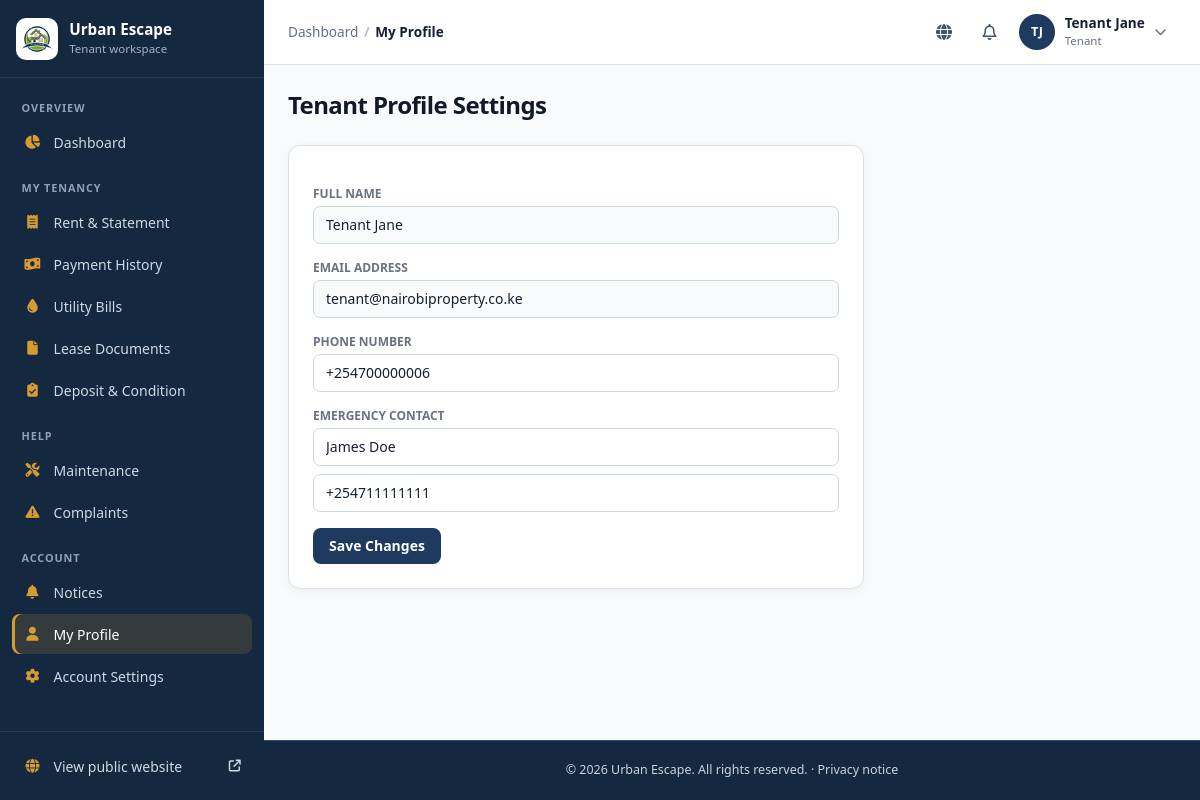
Page /tenant/profile.php (signed in) on the committed database.
### tables this page shows
CREATE TABLE IF NOT EXISTS tenants (
    id INT AUTO_INCREMENT PRIMARY KEY,
    user_id INT NULL,
    landlord_id INT NULL,  
    full_name VARCHAR(100) NOT NULL,
    phone VARCHAR(20) NOT NULL,
    email VARCHAR(150) NOT NULL,
    national_id VARCHAR(50) NOT NULL UNIQUE,
    gender ENUM('Male', 'Female', 'Other') NOT NULL,
    date_of_birth DATE NULL,
    emergency_contact_name VARCHAR(100),
    emergency_contact_phone VARCHAR(20),
    occupation VARCHAR(100),
    employer VARCHAR(100),
    current_address TEXT,
    profile_photo VARCHAR(255),
    status ENUM('Active', 'Inactive', 'Evicted', 'Blacklisted') DEFAULT 'Active',
    created_at TIMESTAMP DEFAULT CURRENT_TIMESTAMP,
    FOREIGN KEY (user_id) REFERENCES users(id) ON DELETE SET NULL,
    CONSTRAINT fk_tenants_landlord FOREIGN KEY (landlord_id) REFERENCES landlords(id) ON DELETE SET NULL
);

### config/auth.php (called while the page is built, shortened)
<?php
function isLoggedIn() {
    return isset($_SESSION['user_id']) && !empty($_SESSION['user_id']);
}
function getCurrentUser() {
    return [
        'id' => $_SESSION['user_id'] ?? null,
        'role_id' => $_SESSION['role_id'] ?? null,
        'role_name' => $_SESSION['role_name'] ?? null,
        'full_name' => $_SESSION['full_name'] ?? '',
        'email' => $_SESSION['email'] ?? ''
    ];
}
function dashboardPathForRole($role_name) {
    if ($role_name === 'Tenant') return 'tenant/dashboard.php';
    return 'public/index.php?error=role_portal_unavailable';
}

### includes/shell.php (called while the page is built, shortened)
<?php
require_once __DIR__ . '/../config/modules.php';
require_once __DIR__ . '/functions.php';
function shell_notifications(int $userId): array {
    static $cache = [];
    if (!isset($cache[$userId])) {
        $db = db();
        $count = $db->prepare('SELECT COUNT(*) FROM notifications WHERE user_id = ? AND is_read = 0');
        $count->execute([$userId]);
        $latest = $db->prepare('SELECT id, title, message, is_read, created_at FROM notifications WHERE user_id = ? ORDER BY created_at DESC, id DESC LIMIT 6');
        $latest->execute([$userId]);
        $cache[$userId] = ['unread' => (int)$count->fetchColumn(), 'latest' => $latest->fetchAll()];
    }
    return $cache[$userId];
}
function current_module_key(): ?string {
    $script = str_replace('\\', '/', $_SERVER['SCRIPT_NAME'] ?? '');
    return null;
}
function shell_breadcrumbs(string $dashboardUrl, ?string $pageTitle): array {
    $script = str_replace('\\', '/', $_SERVER['SCRIPT_NAME'] ?? '');
    $crumbs = [['Dashboard', $dashboardUrl]];
    $key = current_module_key();
    $crumbs[] = [$pageTitle ?? 'Page', null];
    return $crumbs;
}
function user_initials(string $name): string {
    $words = preg_split('/\s+/', trim($name)) ?: [];
    $initials = '';
    foreach (array_slice($words, 0, 2) as $word) $initials .= mb_strtoupper(mb_substr($word, 0, 1));
    return $initials !== '' ? $initials : '?';
}

### config/modules.php (called while the page is built, shortened)
<?php
require_once __DIR__ . '/auth.php';
function app_modules(): array {
    $managers = ['Super Admin', 'Property Manager'];
    $finance = ['Super Admin', 'Property Manager', 'Accountant'];
    $landlord = ['Landlord'];
    $caretaker = ['Caretaker'];
}

### includes/functions.php (called while the page is built, shortened)
<?php
function e($string) {
    return htmlspecialchars($string ?? '', ENT_QUOTES, 'UTF-8');
}

### tenant/profile.php (the view, shortened to what this page needs)
<?php
require_once __DIR__ . '/../config/auth.php';
require_once __DIR__ . '/../includes/functions.php';
$db = db();
$user = getCurrentUser();
$tenant_stmt = $db->prepare("SELECT * FROM tenants WHERE user_id = ?");
$tenant_stmt->execute([$user['id']]);
$tenant = $tenant_stmt->fetch();
$page_title = 'My Profile';
include __DIR__ . '/../includes/layout_top.php';
?>
            <h1 class="text-2xl font-bold text-gray-900">Tenant Profile Settings</h1>
            <div class="bg-white p-6 rounded-xl border border-gray-100 shadow-sm max-w-xl">
                <form method="POST" class="space-y-4">
                    <div>
                        <label class="block text-xs font-semibold text-gray-500 uppercase mb-1">Full Name</label>
                        <input type="text" disabled value="<?php echo e($tenant['full_name']); ?>" class="w-full px-3 py-2 border border-gray-200 rounded-lg text-sm bg-gray-50 text-gray-500">
                    </div>
                    <div>
                        <label class="block text-xs font-semibold text-gray-500 uppercase mb-1">Email Address</label>
                        <input type="email" disabled value="<?php echo e($tenant['email']); ?>" class="w-full px-3 py-2 border border-gray-200 rounded-lg text-sm bg-gray-50 text-gray-500">
                    </div>
                    <div>
                        <label class="block text-xs font-semibold text-gray-500 uppercase mb-1">Phone Number</label>
                    <input type="text" name="phone_number" value="<?php echo e($tenant['phone']); ?>" class="w-full px-3 py-2 border border-gray-300 rounded-lg text-sm outline-none">
                    </div>
                    <div>
                        <label class="block text-xs font-semibold text-gray-500 uppercase mb-1">Emergency Contact</label>
                        <input type="text" name="emergency_contact_name" value="<?php echo e($tenant['emergency_contact_name'] ?? ''); ?>" placeholder="Contact name" class="w-full px-3 py-2 border border-gray-300 rounded-lg text-sm outline-none">
                        <input type="tel" name="emergency_contact_phone" value="<?php echo e($tenant['emergency_contact_phone'] ?? ''); ?>" placeholder="Contact phone" class="w-full mt-2 px-3 py-2 border border-gray-300 rounded-lg text-sm outline-none">
                    </div>
                    <button type="submit" class="bg-primary text-white font-semibold px-4 py-2 rounded-lg text-sm">Save Changes</button>
                </form>
            </div>
<?php include __DIR__ . '/../includes/layout_bottom.php'; ?>

### includes/navbar.php (shortened to what this page needs)
<?php
require_once __DIR__ . '/../config/auth.php';
require_once __DIR__ . '/functions.php';
$currentUser = getCurrentUser();
$isPublicPage = strpos($_SERVER['SCRIPT_NAME'] ?? '', '/public/') !== false || basename($_SERVER['SCRIPT_NAME'] ?? '') === 'index.php';
$role = $currentUser['role_name'] ?? '';
$dashboardUrl = $currentUser ? BASE_URL . '/' . dashboardPathForRole($role) : '';
?>
<?php if ($isPublicPage): ?>
<header class="public-header">
  <div class="site-container public-header-inner">
    <a class="brand" href="<?php echo BASE_URL; ?>/" aria-label="<?php echo e(APP_NAME); ?> home"><img class="brand-logo" src="<?php echo BASE_URL; ?>/assets/houselogo.avif" alt=""><span><?php echo e(APP_NAME); ?></span></a>
    <button type="button" class="mobile-menu-toggle" aria-controls="public-navigation" aria-expanded="false" aria-label="Open navigation"><span></span><span></span><span></span></button>
    <nav id="public-navigation" class="public-navigation" aria-label="Main navigation">
      <a href="<?php echo BASE_URL; ?>/" <?php echo basename($_SERVER['SCRIPT_NAME'] ?? '') === 'index.php' ? 'aria-current="page"' : ''; ?>>Home</a>
      <a href="<?php echo BASE_URL; ?>/public/properties.php">Properties</a>
      <a href="<?php echo BASE_URL; ?>/#services">Services</a>
      <a href="<?php echo BASE_URL; ?>/#about">About</a>
      <a href="<?php echo BASE_URL; ?>/public/contact.php">Contact</a>
      <span class="public-nav-actions">
        <?php if ($currentUser): ?>
          <?php if ($dashboardUrl !== ''): ?><a class="nav-login" href="<?php echo $dashboardUrl; ?>">My dashboard</a><?php endif; ?>
          <form method="post" action="<?php echo BASE_URL; ?>/api/logout.php"><?php echo csrf_field(); ?><button class="nav-cta" type="submit">Log out</button></form>
        <?php else: ?>
           <a class="nav-login" href="<?php echo BASE_URL; ?>/public/register.php">Register</a>
          <a class="nav-login" href="<?php echo BASE_URL; ?>/public/login.php">Log in</a>
          <a class="nav-cta" href="<?php echo BASE_URL; ?>/public/properties.php">Find a home</a>
        <?php endif; ?>
      </span>
    </nav>
  </div>
</header>
<?php else:
    require_once __DIR__ . '/shell.php';
    $crumbs = shell_breadcrumbs($dashboardUrl, $page_title ?? null);
    $bell = $currentUser ? shell_notifications((int)$currentUser['id']) : ['unread' => 0, 'latest' => []];
?>
<header class="app-topbar">
  <div class="app-topbar-inner">
    <nav class="topbar-breadcrumb hidden sm:block" aria-label="Breadcrumb"><ol>
      <?php foreach ($crumbs as $index => [$label, $url]): $isLast = $index === count($crumbs) - 1; ?>
        <li<?php echo $isLast ? ' aria-current="page"' : ''; ?>><?php if ($url && !$isLast): ?><a href="<?php echo e($url); ?>"><?php echo e($label); ?></a><?php else: ?><?php echo e($label); ?><?php endif; ?></li>
      <?php endforeach; ?>
    </ol></nav>
    <div class="topbar-actions">
      <a class="topbar-icon hidden sm:inline-flex" href="<?php echo BASE_URL; ?>/" target="_blank" rel="noopener" title="View public website" aria-label="View public website (opens in a new tab)"><i class="fa-solid fa-globe" aria-hidden="true"></i></a>
      <details class="topbar-menu">
        <summary class="topbar-icon" aria-label="Notifications<?php echo $bell['unread'] ? ', ' . $bell['unread'] . ' unread' : ''; ?>">
          <i class="fa-regular fa-bell" aria-hidden="true"></i>
        </summary>
      </details>
      <details class="topbar-menu">
        <summary class="topbar-user" aria-label="Account menu for <?php echo e($currentUser['full_name'] ?? ''); ?>">
          <span class="avatar" aria-hidden="true"><?php echo e(user_initials($currentUser['full_name'] ?? '')); ?></span>
          <span class="topbar-user-text hidden md:block"><strong><?php echo e($currentUser['full_name'] ?? ''); ?></strong><small><?php echo e($role); ?></small></span>
          <i class="fa-solid fa-chevron-down text-xs text-gray-500 hidden md:inline" aria-hidden="true"></i>
        </summary>
      </details>
    </div>
  </div>
</header>
<?php endif; ?>

### assets/app.css (style rules this page uses)
:root { --color-primary: #1e3a5f; --color-secondary: #14283f; --color-accent: #d89b32; --color-success: #198754; --color-danger: #dc3545; }
body { font-family: 'Inter', system-ui, -apple-system, BlinkMacSystemFont, "Segoe UI", Roboto, "Helvetica Neue", Arial, sans-serif; background-color: #f8fafc; color: #1e293b; margin: 0; padding: 0; -webkit-font-smoothing: antialiased; }
:root { --site-ink:#172033; --site-muted:#566175; --site-navy:#1e3a5f; --site-blue:#345c82; --site-pale:#eaf2f8; --site-line:#d9e1ea; --site-accent:#d89b32; --site-link:#22566e; }
html { scroll-behavior:smooth; }
:root { --primary: #1e3a5f; --primary-dark: #14283f; --primary-light: #eaf2f8; --secondary: #14283f; --accent: #d89b32; --background: #f4f7fb; --surface-soft: #eef3f8; --surface: #ffffff; --text: #172033; --text-muted: #667085; --border: #d9e1ea; --success: #198754; --warning: #d99a00; --danger: #dc3545; --shadow-sm: 0 2px 8px rgba(15, 23, 42, .06); --shadow-md: 0 8px 25px rgba(15, 23, 42, .08); --radius-sm: 7px; --radius-md: 12px; --radius-lg: 16px; }
html { color-scheme: light; }
body { color:var(--text); background:var(--background); font-family:Inter,system-ui,-apple-system,"Segoe UI",sans-serif; }
body.bg-gray-50,.bg-gray-50 { background-color:var(--background); }
.text-gray-800 { color:var(--text); }
h1,h2,h3,h4 { color:#1c3542; letter-spacing:-.025em; }
a,button,input,select,textarea { -webkit-tap-highlight-color:transparent; }
button { cursor:pointer; transition:background-color .16s ease,color .16s ease,border-color .16s ease,box-shadow .16s ease,transform .16s ease; }
input:not([type="checkbox"]):not([type="radio"]),select,textarea { max-width:100%; border-color:#cbd8dc; border-radius:var(--radius-sm); color:var(--text); }
input::placeholder,textarea::placeholder { color:#8a989e; }
label { color:#435963; }
.bg-white.rounded-xl.border,.bg-white.rounded-xl.shadow-sm { border-color:var(--border); box-shadow:var(--shadow-sm); }
.bg-white.rounded-xl.border.shadow-sm { transition:box-shadow .18s ease,border-color .18s ease; }
main h1 { line-height:1.2; }
.app-topbar { position:sticky; top:0; z-index:30; border-bottom:1px solid var(--border); background:rgba(255,255,255,.94); backdrop-filter:saturate(1.4) blur(8px); }
.app-topbar-inner { display:flex; align-items:center; gap:.75rem; min-height:4rem; padding:0 1.5rem; }
.topbar-breadcrumb { min-width:0; }
.topbar-breadcrumb ol { display:flex; flex-wrap:wrap; align-items:center; gap:.35rem; margin:0; padding:0; list-style:none; color:var(--text-muted); font-size:.85rem; }
.topbar-breadcrumb li + li::before { content:"/"; margin-right:.35rem; color:#b4c0cc; }
.topbar-breadcrumb a { color:var(--text-muted); text-decoration:none; }
.topbar-breadcrumb [aria-current="page"] { color:var(--text); font-weight:600; }
.topbar-actions { display:flex; align-items:center; gap:.35rem; margin-left:auto; }
.topbar-icon { position:relative; display:inline-flex; align-items:center; justify-content:center; width:2.5rem; height:2.5rem; border-radius:999px; color:#41556a; text-decoration:none; cursor:pointer; }
.topbar-menu { position:relative; }
.topbar-menu > summary { list-style:none; }
.topbar-user { display:flex; align-items:center; gap:.6rem; padding:.25rem .6rem .25rem .25rem; border-radius:999px; cursor:pointer; }
.topbar-user-text strong { display:block; color:var(--text); font-size:.85rem; line-height:1.2; }
.topbar-user-text small { display:block; color:var(--text-muted); font-size:.72rem; }
.avatar { display:inline-flex; align-items:center; justify-content:center; width:2.25rem; height:2.25rem; flex:none; border-radius:999px; background:var(--primary); color:#fff; font-size:.8rem; font-weight:700; letter-spacing:.02em; }
.text-gray-500 { color:#6b7d86; }

### rows in the picture
tenants: full_name "TJ", full_name "Tenant Jane", email "tenant@nairobiproperty.co.ke", phone_number "+254700000006", emergency_contact_name "James Doe", emergency_contact_phone "+254711111111"

### other values in the picture
APP_NAME "Urban Escape"
$role "Tenant"
$label "OVERVIEW MY TENANCY HELP ACCOUNT"
$label "Dashboard Rent & Statement Payment History Utility Bills Lease Documents Deposit & Condition Maintenance Complaints Notices My Profile Account Settings"
$label "Dashboard"
$label "My Profile"
